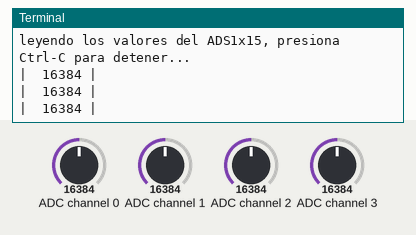
Recording of a program running on a simulated Raspberry Pi (BCM pin numbers). On the bench: the last lines printed to the terminal. Inputs (shaded band) come from the test bench; at power-on: ADC channel 0 = 16384, ADC channel 1 = 16384, ADC channel 2 = 16384, ADC channel 3 = 16384 (analog values on the 0–32767 scale).

Above: at 1.2 s.
1.3 s: ADC channel 0 set to 9830
At 2.1 s:
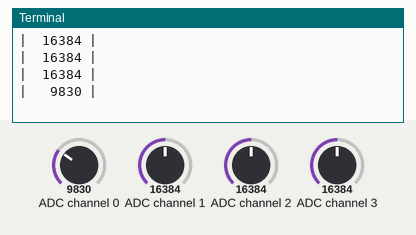
3.1 s: ADC channel 0 set to 983
At 3.7 s:
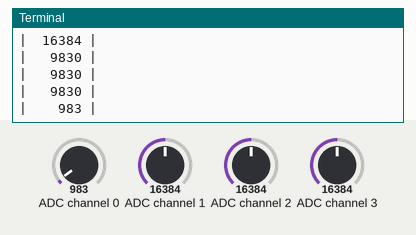

The program:

turbidez_sensor.py
```python
# importamos "time" para controlar la frecuencia con la que se recopilan los
# datos del sensor e importamos Adafruit_ADS1x15 para permitir que nuestro proyecto
# se comunique con nuestro módulo
import time
import Adafruit_ADS1x15

# Se crea un objeto para almacenar la conexión con nuestro módulo
adc = Adafruit_ADS1x15.ADS1115()

# Se escoge un valor de ganancia para elegir el valor máximo d3e referencia en el ADC
#  - 2/3 = +/-6.144V
#  -   1 = +/-4.096V
#  -   2 = +/-2.048V
#  -   4 = +/-1.024V
#  -   8 = +/-0.512V
#  -  16 = +/-0.256V
# En este caso se elige 1
GAIN = 1

print('leyendo los valores del ADS1x15, presiona Ctrl-C para detener...')

while True:
    # Se leen los 4 valores del ADC
    values = [0]*4
    for i in range(4):
        # Se guardan los 4 canales del ADC
        values[i] = adc.read_adc(i, gain=GAIN)
    # Se imprime el valor del canal 0
    print('| {0:>6} |'.format(*values))
    # Se espera medio segundo para tomar el siguiente dato
    time.sleep(0.5)
```

Measured:
- after the input at 1.3 s, the terminal: prints a new line after 0.35 s (image 1)
- after the input at 3.1 s, the terminal: prints a new line after 0.15 s (image 2)
